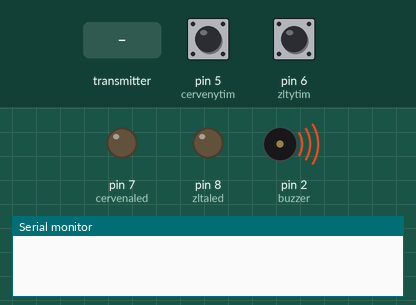
A sketch run on a simulated Arduino Uno, built with avr-gcc and run on an emulated ATmega328P. Parts: output pins drawn as LEDs (lit = HIGH), buzzer (waves = sounding), the last lines printed to the serial monitor. The inputs (shaded band) are chosen by the test bench; at power-on: pin 5 (cervenytim) HIGH, pin 6 (zltytim) HIGH. No radio packets arrive unless stated.

Above: at 1.2 s.
1.3 s: the transmitter starts sending prijem = 256
At 1.8 s:
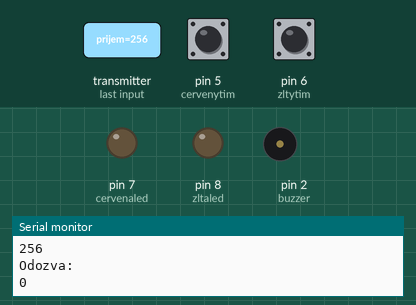
2.8 s: pin 5 (cervenytim) pulled LOW for 0.15 s
At 4.0 s:
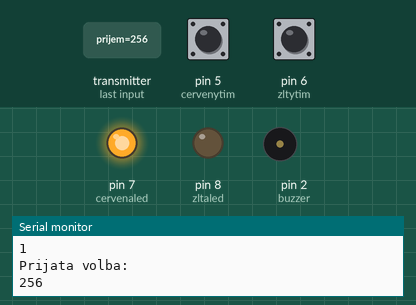
4.4 s: pin 6 (zltytim) pulled LOW for 0.15 s
At 5.2 s:
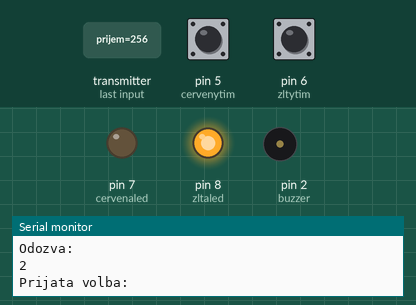
9.0 s: pin 5 (cervenytim) pulled LOW for 1 s
At 9.9 s:
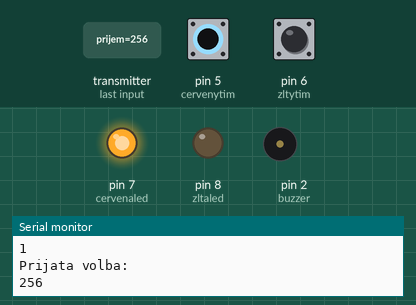
11.5 s: pin 6 (zltytim) pulled LOW for 1 s
At 11.9 s:
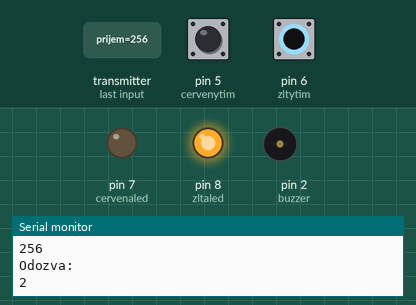
Timing chart, 0 to 14.5 s (numbered marks = the images above; inputs shaded):
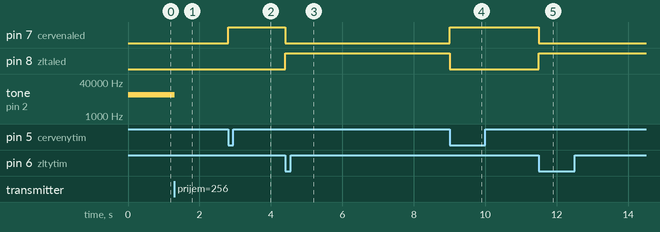

Measured:
- after the input at 1.3 s, tone on pin 2 (buzzer): 10000 Hz → silent at once
- after the input at 2.8 s, pin 7 (cervenaled): LOW → HIGH at once
- after the input at 4.4 s, pin 7 (cervenaled): HIGH → LOW at once; pin 8 (zltaled): LOW → HIGH at once
- after the input at 9.0 s, pin 7 (cervenaled): LOW → HIGH at once; pin 8 (zltaled): HIGH → LOW at once
- after the input at 11.5 s, pin 7 (cervenaled): HIGH → LOW at once; pin 8 (zltaled): LOW → HIGH at once

The sketch:

nanoprijimacv2.ino
```cpp
// nRF24L01 prijimac
#include <SPI.h> //arduino kniznica pre SPI zbernicu
#include "RF24.h" //kniznica pre moduly
int odezva; //globalna premenna pre odosielany stav timu
int prijem; //globalna premenna pre citany stav timu
const int buzzer = 2; //pin pre hlasic
const int cervenytim = 5; //pin pre cerveny button
const int zltytim = 6;  //pin pre zlty button
const int cervenaled = 7;
const int zltaled = 8;
#define CE 4 //chip state pin
#define CS 3 //chip select pin
RF24 nRF(CE, CS); //nrf s volitelnymi pinmi CE a CS
byte adresaPrijimac[] = "prijimac00"; //adresa prijimac
byte adresaVysilac[] = "vysilac00"; //adresa vysielac
void setup() {
  Serial.begin(9600); //Serial monitor na 9600 baud/s
  pinMode(buzzer, OUTPUT); //hlasic nastavit ako vystup
    pinMode(cervenaled, OUTPUT);
  pinMode(zltaled, OUTPUT);
  pinMode(cervenytim, INPUT_PULLUP); //tlacidla ako vstup na pullup rezistor
  pinMode(zltytim, INPUT_PULLUP); //tlacidla ako vstup na pullup rezistor
  nRF.begin(); //zapnut komunikaciu s nRF modulom
  nRF.setDataRate( RF24_250KBPS ); //najnizsia rychlost pre najvacsiu moznu vzidalenost
  nRF.setPALevel(RF24_PA_HIGH); //napajacie napatie na high moznost MAX potrebuje externy zdroj na 5v (3.3v pri napojeni napriamo)
  nRF.openWritingPipe(adresaPrijimac); //zapisujeme na prijimac na jeho adresu
  nRF.openReadingPipe(1, adresaVysilac); //citame na svojej adrese na kanale XX
  nRF.startListening();
}

void loop() {
 int vystupcerveny = digitalRead(cervenytim);
  int vystupzlty = digitalRead(zltytim);
  if(vystupcerveny==LOW){
    odezva = 1;
    digitalWrite(cervenaled, HIGH);
    digitalWrite(zltaled, LOW);
    }else if(vystupzlty==LOW){
    odezva = 2;
     digitalWrite(cervenaled, LOW);
    digitalWrite(zltaled, HIGH);
    }
    if(odezva == prijem){
      tone(buzzer, 10000, 1000);

      }else{
        noTone(buzzer);
        }
  if ( nRF.available()) {
    // čekání na příjem dat
    while (nRF.available()) {
      nRF.read( &prijem, sizeof(prijem) );
    }
    Serial.println("Prijata volba: ");
    Serial.println(prijem);
    Serial.println("Odozva: ");
    Serial.println(odezva);
    nRF.stopListening();
    nRF.write( &odezva, sizeof(odezva) );
    nRF.startListening();
  }
}
```
